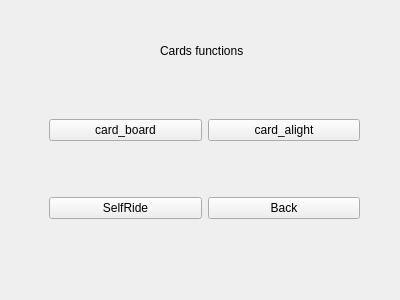
<?xml version="1.0" encoding="UTF-8"?>
<ui version="4.0">
 <class>CWindow</class>
 <widget class="QWidget" name="CWindow">
  <property name="geometry">
   <rect>
    <x>0</x>
    <y>0</y>
    <width>400</width>
    <height>300</height>
   </rect>
  </property>
  <property name="windowTitle">
   <string>Form</string>
  </property>
  <widget class="QWidget" name="gridLayoutWidget">
   <property name="geometry">
    <rect>
     <x>49</x>
     <y>69</y>
     <width>311</width>
     <height>201</height>
    </rect>
   </property>
   <layout class="QGridLayout" name="gridLayout">
    <item row="0" column="1">
     <widget class="QPushButton" name="card_alight">
      <property name="text">
       <string>card_alight</string>
      </property>
     </widget>
    </item>
    <item row="0" column="0">
     <widget class="QPushButton" name="card_board">
      <property name="text">
       <string>card_board</string>
      </property>
     </widget>
    </item>
    <item row="1" column="0">
     <widget class="QPushButton" name="SelfRide">
      <property name="text">
       <string>SelfRide</string>
      </property>
     </widget>
    </item>
    <item row="1" column="1">
     <widget class="QPushButton" name="pushButton_2">
      <property name="text">
       <string>Back</string>
      </property>
     </widget>
    </item>
   </layout>
  </widget>
  <widget class="QLabel" name="label">
   <property name="geometry">
    <rect>
     <x>160</x>
     <y>40</y>
     <width>91</width>
     <height>21</height>
    </rect>
   </property>
   <property name="text">
    <string>Cards functions</string>
   </property>
  </widget>
 </widget>
 <resources/>
 <connections/>
</ui>
